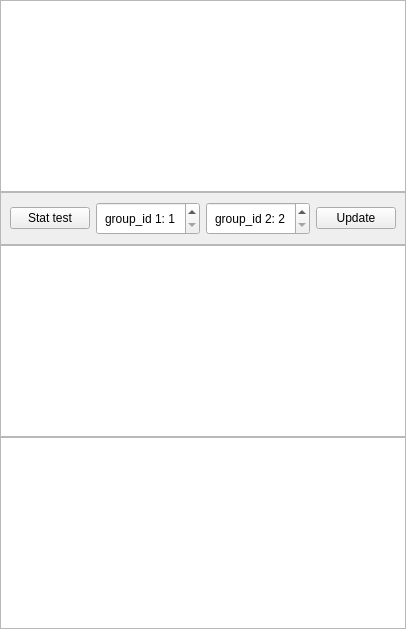
                    <widget class="QWidget" name="tab_describe">
                     <attribute name="title">
                      <string>Describe</string>
                     </attribute>
                     <layout class="QVBoxLayout" name="verticalLayout_104">
                      <property name="spacing">
                       <number>0</number>
                      </property>
                      <property name="leftMargin">
                       <number>0</number>
                      </property>
                      <property name="topMargin">
                       <number>0</number>
                      </property>
                      <property name="rightMargin">
                       <number>0</number>
                      </property>
                      <property name="bottomMargin">
                       <number>0</number>
                      </property>
                      <item>
                       <widget class="TableView" name="describe_dataset_table_view">
                        <property name="statusTip">
                         <string>Describe all samples</string>
                        </property>
                       </widget>
                      </item>
                      <item>
                       <widget class="QFrame" name="tab_describe_frame">
                        <property name="minimumSize">
                         <size>
                          <width>0</width>
                          <height>38</height>
                         </size>
                        </property>
                        <property name="frameShape">
                         <enum>QFrame::StyledPanel</enum>
                        </property>
                        <property name="frameShadow">
                         <enum>QFrame::Raised</enum>
                        </property>
                        <layout class="QHBoxLayout" name="horizontalLayout_29">
                         <item>
                          <widget class="PrimaryPushButton" name="stat_test_btn">
                           <property name="text">
                            <string>Stat test</string>
                           </property>
                          </widget>
                         </item>
                         <item>
                          <widget class="SpinBox" name="describe_1_SpinBox">
                           <property name="minimumSize">
                            <size>
                             <width>100</width>
                             <height>33</height>
                            </size>
                           </property>
                           <property name="maximumSize">
                            <size>
                             <width>300</width>
                             <height>33</height>
                            </size>
                           </property>
                           <property name="alignment">
                            <set>Qt::AlignCenter</set>
                           </property>
                           <property name="prefix">
                            <string>group_id 1: </string>
                           </property>
                           <property name="minimum">
                            <number>1</number>
                           </property>
                          </widget>
                         </item>
                         <item>
                          <widget class="SpinBox" name="describe_2_SpinBox">
                           <property name="maximumSize">
                            <size>
                             <width>300</width>
                             <height>33</height>
                            </size>
                           </property>
                           <property name="alignment">
                            <set>Qt::AlignCenter</set>
                           </property>
                           <property name="prefix">
                            <string>group_id 2: </string>
                           </property>
                           <property name="minimum">
                            <number>2</number>
                           </property>
                          </widget>
                         </item>
                         <item>
                          <widget class="PrimaryPushButton" name="update_describe_push_button">
                           <property name="maximumSize">
                            <size>
                             <width>200</width>
                             <height>16777215</height>
                            </size>
                           </property>
                           <property name="text">
                            <string>Update</string>
                           </property>
                          </widget>
                         </item>
                        </layout>
                       </widget>
                      </item>
                      <item>
                       <widget class="TableView" name="describe_1st_group">
                        <property name="statusTip">
                         <string>Describe 1st group</string>
                        </property>
                       </widget>
                      </item>
                      <item>
                       <widget class="TableView" name="describe_2nd_group">
                        <property name="statusTip">
                         <string>Describe 2nd group</string>
                        </property>
                       </widget>
                      </item>
                     </layout>
                    </widget>
